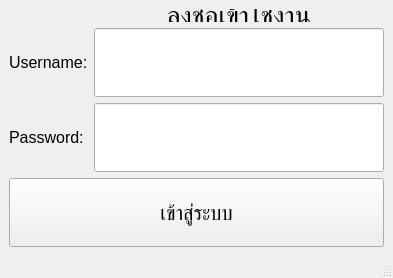
<?xml version="1.0" encoding="UTF-8"?>
<ui version="4.0">
 <class>MainWindow</class>
 <widget class="QMainWindow" name="MainWindow">
  <property name="geometry">
   <rect>
    <x>0</x>
    <y>0</y>
    <width>393</width>
    <height>278</height>
   </rect>
  </property>
  <property name="windowTitle">
   <string>MainWindow</string>
  </property>
  <widget class="QWidget" name="centralwidget">
   <layout class="QGridLayout" name="gridLayout_3">
    <item row="0" column="0">
     <layout class="QGridLayout" name="gridLayout_2">
      <item row="1" column="0">
       <layout class="QGridLayout" name="gridLayout">
        <item row="1" column="0">
         <widget class="QLabel" name="label_2">
          <property name="sizePolicy">
           <sizepolicy hsizetype="Preferred" vsizetype="Preferred">
            <horstretch>0</horstretch>
            <verstretch>0</verstretch>
           </sizepolicy>
          </property>
          <property name="font">
           <font>
            <pointsize>12</pointsize>
           </font>
          </property>
          <property name="text">
           <string>Username:</string>
          </property>
         </widget>
        </item>
        <item row="3" column="0" colspan="2">
         <widget class="QPushButton" name="loginBT">
          <property name="sizePolicy">
           <sizepolicy hsizetype="Minimum" vsizetype="Preferred">
            <horstretch>0</horstretch>
            <verstretch>0</verstretch>
           </sizepolicy>
          </property>
          <property name="font">
           <font>
            <pointsize>15</pointsize>
           </font>
          </property>
          <property name="text">
           <string>เข้าสู่ระบบ</string>
          </property>
         </widget>
        </item>
        <item row="2" column="1">
         <widget class="QLineEdit" name="Password">
          <property name="sizePolicy">
           <sizepolicy hsizetype="Expanding" vsizetype="Preferred">
            <horstretch>0</horstretch>
            <verstretch>0</verstretch>
           </sizepolicy>
          </property>
          <property name="font">
           <font>
            <pointsize>12</pointsize>
           </font>
          </property>
          <property name="echoMode">
           <enum>QLineEdit::Password</enum>
          </property>
         </widget>
        </item>
        <item row="1" column="1">
         <widget class="QLineEdit" name="Username">
          <property name="sizePolicy">
           <sizepolicy hsizetype="Expanding" vsizetype="Preferred">
            <horstretch>0</horstretch>
            <verstretch>0</verstretch>
           </sizepolicy>
          </property>
          <property name="font">
           <font>
            <pointsize>12</pointsize>
           </font>
          </property>
         </widget>
        </item>
        <item row="2" column="0">
         <widget class="QLabel" name="label_3">
          <property name="sizePolicy">
           <sizepolicy hsizetype="Maximum" vsizetype="Preferred">
            <horstretch>0</horstretch>
            <verstretch>0</verstretch>
           </sizepolicy>
          </property>
          <property name="font">
           <font>
            <pointsize>12</pointsize>
           </font>
          </property>
          <property name="text">
           <string>Password:</string>
          </property>
         </widget>
        </item>
        <item row="0" column="1">
         <layout class="QHBoxLayout" name="horizontalLayout">
          <item>
           <widget class="QLabel" name="label">
            <property name="sizePolicy">
             <sizepolicy hsizetype="Preferred" vsizetype="Ignored">
              <horstretch>0</horstretch>
              <verstretch>0</verstretch>
             </sizepolicy>
            </property>
            <property name="font">
             <font>
              <pointsize>20</pointsize>
             </font>
            </property>
            <property name="text">
             <string>ลงชื่อเข้าใช้งาน</string>
            </property>
            <property name="alignment">
             <set>Qt::AlignCenter</set>
            </property>
           </widget>
          </item>
         </layout>
        </item>
        <item row="0" column="0">
         <widget class="QLabel" name="label_4">
          <property name="sizePolicy">
           <sizepolicy hsizetype="Fixed" vsizetype="Fixed">
            <horstretch>0</horstretch>
            <verstretch>0</verstretch>
           </sizepolicy>
          </property>
          <property name="font">
           <font>
            <pointsize>8</pointsize>
           </font>
          </property>
          <property name="text">
           <string/>
          </property>
          <property name="pixmap">
           <pixmap>../elec.png</pixmap>
          </property>
          <property name="scaledContents">
           <bool>false</bool>
          </property>
          <property name="margin">
           <number>0</number>
          </property>
         </widget>
        </item>
       </layout>
      </item>
     </layout>
    </item>
   </layout>
  </widget>
  <widget class="QMenuBar" name="menubar">
   <property name="geometry">
    <rect>
     <x>0</x>
     <y>0</y>
     <width>393</width>
     <height>26</height>
    </rect>
   </property>
  </widget>
  <widget class="QStatusBar" name="statusbar"/>
 </widget>
 <resources/>
 <connections/>
</ui>
